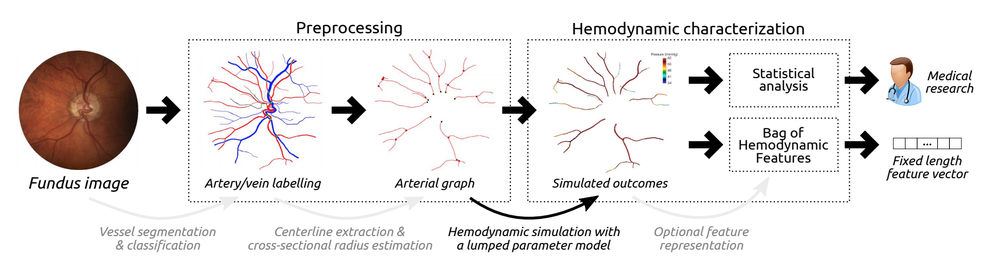
%> input picture miccai2018header.png, 1000 x 270 px, shrunk from 1916 x 518 before the run
$ octave --eval "result = delineate_od_manually(imread('../../miccai2018header.png'));"   (GNU Octave 9; MATLAB toolbox functions it lacks are replaced by stand-ins)
%> lines starting %> are read from the running program, lines starting %| are printed output that depends on the picture
function [ final_od_roi ] = delineate_od_manually( I )
%DELINEATE_OD_MANUALLY Delineate the OD area manually using ellipses

    % first, zoom in the area around the ONH to improve the detection
    source_coordinate = floor(size(I,1) / 3);
%> source_coordinate = 90
    initial_guess = [source_coordinate, source_coordinate, ...
        size(I,1) - 2 * source_coordinate, size(I,1) - 2 * source_coordinate];
%> initial_guess = [90 90 90 90]
    figure, imshow(I);
    title('Select a rectangle close to the OD to zoom in');
    % maximize figure for better visualization
    set(gcf, 'Position', get(0,'Screensize'));
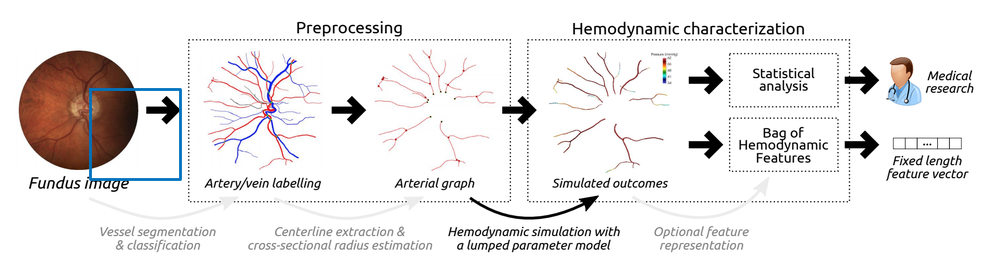
%> figure redrawn from the program's plot data; its title reads 'Select a rectangle close to the OD to zoom in'
    h = imrect(gca, initial_guess);
    setFixedAspectRatioMode(h, 1);
%> (this line was passed over: setFixedAspectRatioMode is not available in this run)
    zoom = wait(h);
%> zoom = [90 90 90 90]

    % crop the rectangle to zoom
    [~, rect] = imcrop(I, zoom);
%> rect = [90 90 90 90]
    rect = round(rect);
    smallSubImage = I(rect(2) : rect(2) + rect(4), ...
        rect(1) : rect(1) + rect(3), :);
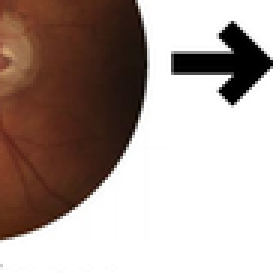
%> smallSubImage: size 91x91x3 uint8 (shown 3 times larger); mean R, G, B 175.4, 160.7, 154.7
    % and show the rectangle
    close
    figure;
    the_fig = imshow(smallSubImage);
    title('Move and resize the elipse to cover the OD area');
    % maximize figure for better visualization
    set(gcf, 'Position', get(0,'Screensize'));

    % mark the ellipse
%> (the run ends here)
